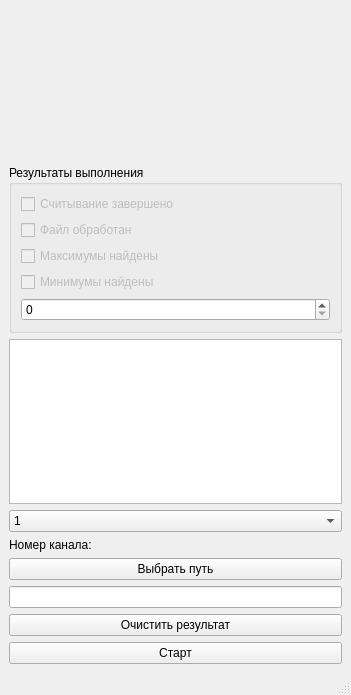
<?xml version="1.0" encoding="UTF-8"?>
<ui version="4.0">
 <class>MainWindow</class>
 <widget class="QMainWindow" name="MainWindow">
  <property name="geometry">
   <rect>
    <x>0</x>
    <y>0</y>
    <width>351</width>
    <height>695</height>
   </rect>
  </property>
  <property name="windowTitle">
   <string>MainWindow</string>
  </property>
  <widget class="QWidget" name="centralwidget">
   <layout class="QGridLayout" name="gridLayout">
    <item row="8" column="0">
     <widget class="QPushButton" name="pb_clearResult">
      <property name="text">
       <string>Очистить результат</string>
      </property>
     </widget>
    </item>
    <item row="4" column="0">
     <widget class="QComboBox" name="cmB_numCh">
      <item>
       <property name="text">
        <string>1</string>
       </property>
      </item>
      <item>
       <property name="text">
        <string>2</string>
       </property>
      </item>
      <item>
       <property name="text">
        <string>3</string>
       </property>
      </item>
     </widget>
    </item>
    <item row="3" column="0">
     <widget class="QTextEdit" name="te_Result">
      <property name="readOnly">
       <bool>true</bool>
      </property>
     </widget>
    </item>
    <item row="7" column="0">
     <widget class="QLineEdit" name="le_path">
      <property name="readOnly">
       <bool>true</bool>
      </property>
     </widget>
    </item>
    <item row="5" column="0">
     <widget class="QLabel" name="lb_numCh">
      <property name="text">
       <string>Номер канала:</string>
      </property>
     </widget>
    </item>
    <item row="6" column="0">
     <widget class="QPushButton" name="pb_path">
      <property name="text">
       <string>Выбрать путь</string>
      </property>
     </widget>
    </item>
    <item row="9" column="0">
     <widget class="QPushButton" name="pb_start">
      <property name="text">
       <string>Старт</string>
      </property>
      <property name="flat">
       <bool>false</bool>
      </property>
     </widget>
    </item>
    <item row="1" column="0">
     <widget class="QGroupBox" name="gb_result">
      <property name="title">
       <string>Результаты выполнения</string>
      </property>
      <layout class="QFormLayout" name="formLayout">
       <item row="0" column="0">
        <widget class="QCheckBox" name="chB_readSucces">
         <property name="enabled">
          <bool>false</bool>
         </property>
         <property name="text">
          <string>Считывание завершено</string>
         </property>
         <property name="checkable">
          <bool>true</bool>
         </property>
        </widget>
       </item>
       <item row="3" column="0">
        <widget class="QCheckBox" name="chB_maxSucess">
         <property name="enabled">
          <bool>false</bool>
         </property>
         <property name="text">
          <string>Максимумы найдены</string>
         </property>
         <property name="checkable">
          <bool>true</bool>
         </property>
        </widget>
       </item>
       <item row="4" column="0">
        <widget class="QCheckBox" name="chB_minSucess">
         <property name="enabled">
          <bool>false</bool>
         </property>
         <property name="text">
          <string>Минимумы найдены</string>
         </property>
        </widget>
       </item>
       <item row="5" column="0" colspan="2">
        <widget class="QSpinBox" name="spinBox"/>
       </item>
       <item row="2" column="0">
        <widget class="QCheckBox" name="chB_procFileSucces">
         <property name="enabled">
          <bool>false</bool>
         </property>
         <property name="text">
          <string>Файл обработан</string>
         </property>
         <property name="checkable">
          <bool>true</bool>
         </property>
        </widget>
       </item>
      </layout>
     </widget>
    </item>
    <item row="0" column="0">
     <widget class="QCustomPlot" name="customPlot" native="true">
      <property name="sizePolicy">
       <sizepolicy hsizetype="Preferred" vsizetype="Preferred">
        <horstretch>0</horstretch>
        <verstretch>0</verstretch>
       </sizepolicy>
      </property>
      <property name="minimumSize">
       <size>
        <width>0</width>
        <height>150</height>
       </size>
      </property>
     </widget>
    </item>
   </layout>
  </widget>
  <widget class="QMenuBar" name="menubar">
   <property name="geometry">
    <rect>
     <x>0</x>
     <y>0</y>
     <width>351</width>
     <height>25</height>
    </rect>
   </property>
  </widget>
  <widget class="QStatusBar" name="statusbar"/>
 </widget>
 <customwidgets>
  <customwidget>
   <class>QCustomPlot</class>
   <extends>QWidget</extends>
   <header>qcustomplot.h</header>
   <container>1</container>
  </customwidget>
 </customwidgets>
 <resources/>
 <connections>
  <connection>
   <sender>pb_clearResult</sender>
   <signal>clicked()</signal>
   <receiver>te_Result</receiver>
   <slot>clear()</slot>
   <hints>
    <hint type="sourcelabel">
     <x>235</x>
     <y>639</y>
    </hint>
    <hint type="destinationlabel">
     <x>222</x>
     <y>339</y>
    </hint>
   </hints>
  </connection>
 </connections>
</ui>
